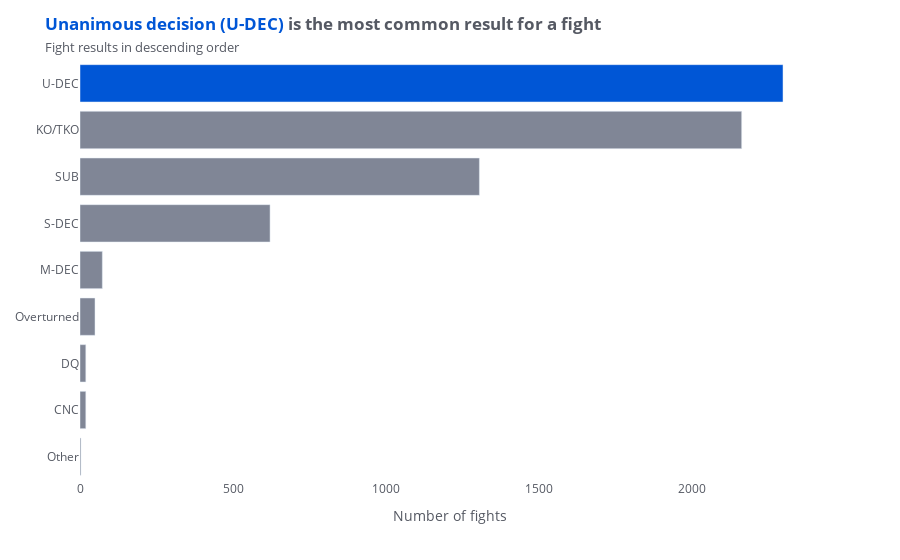

This figure's notebook cell:
### Markdown cell above
<b style="color:#0056D6; font-size:1.5rem">53%</b> of fights end in KO/TKO or submission, which means there is a high chance you finish or get finished if you fight in the UFC. However...

### Code cell
by_method = df.groupby(by="method")["fighter_1"].count().sort_values()
colors = (*list(repeat("#808696", 8)), "#0056D6")
fig = px.bar(y=by_method.index, x=by_method.values, orientation="h")
fig.update_layout(
    plot_bgcolor="#fff",
    title="<b><span style='color:#0056D6'>Unanimous decision (U-DEC)</span> is the most common result for a fight</b><br><span style='font-size:0.8rem'>Fight results in descending order</span>",
    yaxis_title=None,
    xaxis_title="Number of fights",
    font_color="#555963",
)
fig.update_traces(marker_color=colors)
fig.show()

### Figure 1 — Plotly figure (JSON) as saved in the notebook; plotly's stock layout.template omitted (floating-point values rounded to 4 significant figures)
{"data": [{"alignmentgroup": "True", "hovertemplate": "x=%{x}<br>y=%{y}<extra></extra>", "legendgroup": "", "marker": {"color": ["#808696", "#808696", "#808696", "#808696", "#808696", "#808696", "#808696", "#808696", "#0056D6"], "pattern": {"shape": ""}}, "name": "", "offsetgroup": "", "orientation": "h", "showlegend": false, "textposition": "auto", "type": "bar", "x": [3, 19, 19, 49, 73, 621, 1305, 2162, 2297], "xaxis": "x", "y": ["Other", "CNC", "DQ", "Overturned", "M-DEC", "S-DEC", "SUB", "KO/TKO", "U-DEC"], "yaxis": "y"}], "layout": {"barmode": "relative", "font": {"color": "#555963"}, "legend": {"tracegroupgap": 0}, "margin": {"t": 60}, "plot_bgcolor": "#fff", "title": {"text": "<b><span style='color:#0056D6'>Unanimous decision (U-DEC)</span> is the most common result for a fight</b><br><span style='font-size:0.8rem'>Fight results in descending order</span>"}, "xaxis": {"anchor": "y", "domain": [0, 1], "title": {"text": "Number of fights"}}, "yaxis": {"anchor": "x", "domain": [0, 1], "title": {}}}}
